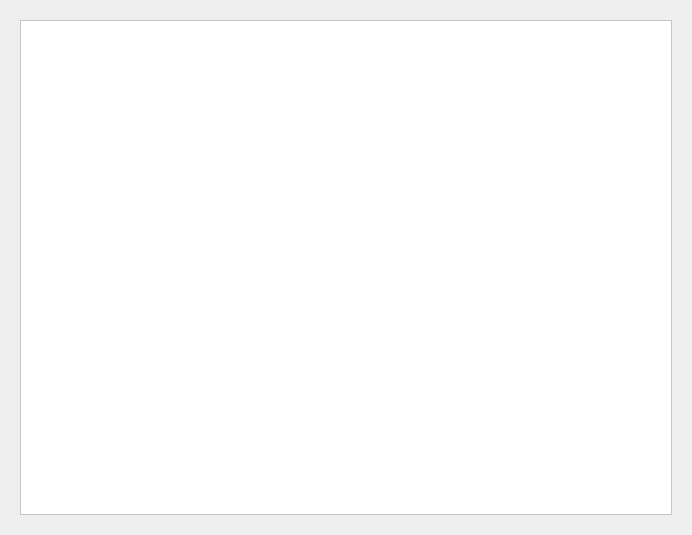
<?xml version="1.0" encoding="UTF-8"?>
<ui version="4.0">
 <class>GraphicViewWidget</class>
 <widget class="QWidget" name="GraphicViewWidget">
  <property name="geometry">
   <rect>
    <x>0</x>
    <y>0</y>
    <width>692</width>
    <height>535</height>
   </rect>
  </property>
  <property name="windowTitle">
   <string>Form</string>
  </property>
  <layout class="QHBoxLayout" name="horizontalLayout_2">
   <item>
    <widget class="QWidget" name="horizontalWidget" native="true">
     <layout class="QHBoxLayout" name="horizontalLayout">
      <item>
       <widget class="DrawingBoard" name="graphicsView">
        <property name="sizePolicy">
         <sizepolicy hsizetype="Expanding" vsizetype="Expanding">
          <horstretch>0</horstretch>
          <verstretch>0</verstretch>
         </sizepolicy>
        </property>
        <property name="mouseTracking">
         <bool>true</bool>
        </property>
        <property name="styleSheet">
         <string notr="true">background-color: rgb(255,255, 255)</string>
        </property>
        <property name="frameShadow">
         <enum>QFrame::Sunken</enum>
        </property>
       </widget>
      </item>
     </layout>
    </widget>
   </item>
  </layout>
 </widget>
 <customwidgets>
  <customwidget>
   <class>DrawingBoard</class>
   <extends>QGraphicsView</extends>
   <header>drawingboard.h</header>
  </customwidget>
 </customwidgets>
 <resources/>
 <connections/>
</ui>
